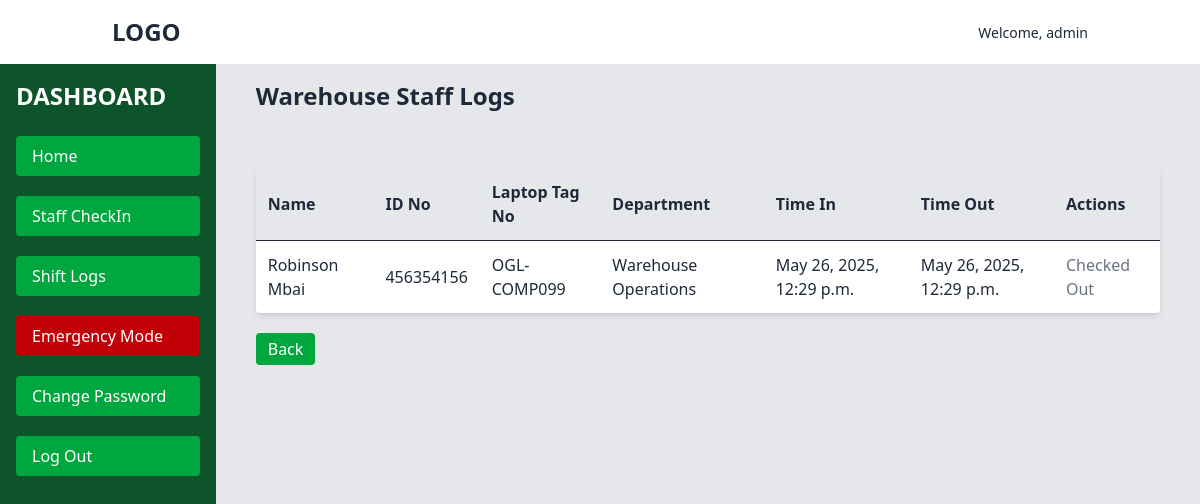
/user/staff/logs/ (signed in), run on the app's committed database.
### userauth/models.py (models this page shows, shortened)
class User(AbstractUser):
    HOST = "Host"
    SECURITY = "Security"
    ROLE_CHOICES = [(SECURITY, "Security"), (HOST, "Host")]
    email = models.EmailField(unique=True, null=False)
    username = models.CharField(max_length=100)
    department = models.CharField(max_length=100)
    role = models.CharField(max_length=20, choices=ROLE_CHOICES, default=HOST)
    USERNAME_FIELD = "email"
    REQUIRED_FIELDS = ["username"]

class StaffCheckInOut(models.Model):
    name = models.CharField(max_length=100)
    id_no = models.CharField(max_length=50)
    laptop_tag_no = models.CharField(max_length=50)
    department = models.CharField(max_length=100)
    time_in = models.DateTimeField(default=timezone.now)
    time_out = models.DateTimeField(null=True, blank=True)

### userauth/views.py (the view)
@login_required
def staff_logs(request):
    logs = StaffCheckInOut.objects.all().order_by('-time_in')
    return render(request, 'staff_logs.html', {'logs': logs})

### userauth/templates/staff_logs.html (shortened to what this page needs)
{% extends 'nav.html' %}
{% block content %}
<section>
<h2 class="text-2xl font-bold my-4 ml-10">Warehouse Staff Logs</h2>
<div class="p-10">
<table class="min-w-full bg-white shadow-md rounded overflow-hidden">
    <thead class="bg-gray-200 text-left">
        <tr>
            <th class="p-3">Name</th>
            <th class="p-3">ID No</th>
            <th class="p-3">Laptop Tag No</th>
            <th class="p-3">Department</th>
            <th class="p-3">Time In</th>
            <th class="p-3">Time Out</th>
            <th class="p-3">Actions</th>
        </tr>
    </thead>
    <tbody>
        {% for log in logs %}
        <tr class="border-t">
            <td class="p-3">{{ log.name }}</td>
            <td class="p-3">{{ log.id_no }}</td>
            <td class="p-3">{{ log.laptop_tag_no }}</td>
            <td class="p-3">{{ log.department }}</td>
            <td class="p-3">{{ log.time_in }}</td>
            <td class="p-3">
                {% if log.time_out %}
                    {{ log.time_out }}
                {% else %}
                    <span class="text-yellow-500">--</span>
                {% endif %}
            </td>
            <td class="p-3">
                {% if not log.time_out %}
                    <a href="{% url 'userauth:staff_check_out' log.id %}" class="text-white bg-green-600 px-3 py-1 rounded hover:bg-green-700">Check Out</a>
                {% else %}
                    <span class="text-gray-500">Checked Out</span>
                {% endif %}
            </td>
        </tr>
        {% empty %}
        <tr><td colspan="7" class="p-3 text-center text-gray-500">No logs available.</td></tr>
        {% endfor %}
    </tbody>
</table>
<a href="{% url 'userauth:staff_check_in'%}" class="mt-5 text-white bg-green-600 px-3 py-1 rounded hover:bg-green-700 inline-block">Back</a>
</div>
</section>
{% endblock %}

### templates/nav.html (shortened to what this page needs)
<!DOCTYPE html>
<html lang="en">
<head>
    {% load static %}
    <link rel="stylesheet" href="{% static 'output/styles.css' %}">
</head>
<body class="text-gray-800 bg-gray-200">
    <header class="bg-white">
          <div class="container mx-auto flex justify-between items-center py-4 px-6">
            <h1 class="text-2xl font-bold">LOGO</h1>
            <div>
                <span class="text-sm">Welcome, {{ user.username }}</span>
            </div>
        </div>
      </header>
  <div class="flex flex-col md:flex-row min-h-screen">
    <aside class="bg-green-900 text-white w-full md:w-64 p-4 space-y-6 md:min-h-screen sticky top-0 z-10">
      <h1 class="text-xl md:text-2xl font-bold text-center md:text-left">DASHBOARD</h1>
      <nav class="space-y-5">
        <a href="{% url 'userauth:security' %}"class="block w-full px-4 py-2 bg-green-600 rounded hover:bg-gray-700 text-center md:text-left">Home</a>
      <a href="{% url 'userauth:staff_check_in' %}"class="block w-full px-4 py-2 bg-green-600 rounded hover:bg-gray-700 text-center md:text-left">Staff CheckIn</a>
      <button class="block w-full px-4 py-2 bg-green-600 rounded hover:bg-gray-700 text-center md:text-left">Shift Logs</button>
      <button class="block w-full px-4 py-2 bg-red-700 rounded hover:bg-red-600 text-center md:text-left">Emergency Mode</button>
       <a href="{% url 'userauth:password_change' %}" class="block w-full px-4 py-2 bg-green-600 rounded hover:bg-gray-700 text-center md:text-left">Change Password</a>
      <a href="{% url 'userauth:logout' %}" class="block w-full px-4 py-2 bg-green-600 rounded hover:bg-gray-700 text-center md:text-left">Log Out</a>
      </nav>
      </aside>
<main class="w-full flex">
    {% block content %}
    {% endblock %}
</main>
</body>
</html>

### data on the page
User: username "admin"
StaffCheckInOut: name "Robinson Mbai", id_no "456354156", laptop_tag_no "OGL-COMP099", department "Warehouse Operations", time_in "May 26, 2025, 12:29 p.m.", time_out "May 26, 2025, 12:29 p.m.", shows "Checked Out"
